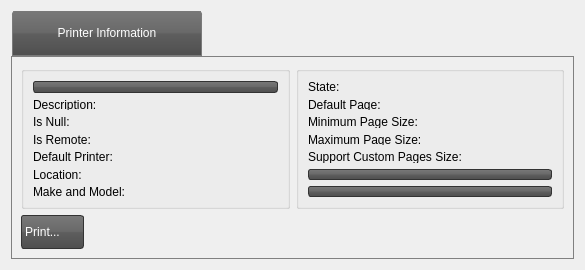
<?xml version="1.0" encoding="UTF-8"?>
<ui version="4.0">
 <author>Ederson Moura &lt;ederson.moura@resource.com.br&gt;</author>
 <class>PrinterFit</class>
 <widget class="QWidget" name="PrinterFit">
  <property name="geometry">
   <rect>
    <x>0</x>
    <y>0</y>
    <width>585</width>
    <height>270</height>
   </rect>
  </property>
  <property name="windowTitle">
   <string>Printer</string>
  </property>
  <property name="windowIcon">
   <iconset resource="../images.qrc">
    <normaloff>:/res/images/app-icon.png</normaloff>:/res/images/app-icon.png</iconset>
  </property>
  <property name="styleSheet">
   <string notr="true">QLineEdit {
    border: 2px solid #333333;
    border-radius: 3px;
    padding: 1px 23px 1px 3px;
}

QPushButton:hover, QToolButton:hover {
    background: qlineargradient(x1 : 0, y1 : 0, x2 : 0, y2 :   1, stop :   0.0 #ffd9aa, stop : 0.5 #ffbb6e, stop : 0.55 #feae42, stop : 1.0 #fedb74);
}

QPushButton {
    border: 1px solid #333333;
    border-radius: 3px;
    padding: 1px 23px 1px 3px;
	background: qlineargradient(x1:0, y1:0, x2:0, y2:1, stop:0 #797979, stop:0.48 #696969, stop:0.52 #5e5e5e, stop:1 #4f4f4f);
    color: white;
    font: bold large &quot;Arial&quot;;
    height: 30px;
}

QPushButton:pressed {
    background: qlineargradient(x1 : 0, y1 : 0, x2 : 0, y2 :   1, stop :   0.0 #c0dbff, stop : 0.5 #cfd26f, stop : 0.55 #c7df6f, stop : 1.0 #f5f9ff);
    padding-top: 2px;
    padding-left: 3px;
}

QPushButton:on {
    background: qlineargradient(x1 : 0, y1 : 0, x2 : 0, y2 :   1, stop :   0.0 #5AA72D, stop : 0.5 #B3E296, stop : 0.55 #B3E296, stop : 1.0 #f5f9ff);
    padding-top: 2px;
    padding-left: 3px;
}

QPushButton:disabled {
    background: transparent #aeaeae;
    padding-top: 2px;        
    padding-left: 3px;
    color: black;
}

QToolButton {
    border: 1px solid #333333;
    border-radius: 3px;
	background: qlineargradient(x1:0, y1:0, x2:0, y2:1, stop:0 #797979, stop:0.48 #696969, stop:0.52 #5e5e5e, stop:1 #4f4f4f);
}

QProgressBar {
    border: 1px solid black;
    text-align: center;
    padding: 1px;
    border-bottom-right-radius: 7px;
    border-bottom-left-radius: 7px;
    background: QLinearGradient( x1: 0, y1: 0, x2: 1, y2: 0, stop: 0 #fff, stop: 0.4999 #eee, stop: 0.5 #ddd, stop: 1 #eee );
    width: 15px;
}

QProgressBar::chunk {
    background: QLinearGradient( x1: 0, y1: 0, x2: 1, y2: 0,stop: 0 #78d,stop: 0.4999 #46a,stop: 0.5 #45a,stop: 1 #238 );
    border-bottom-right-radius: 7px;
    border-bottom-left-radius: 7px;
    border: 1px solid black;
}

QLCDNumber {
    background-color:black;
    color:green;
    font: bold large &quot;Arial&quot;;
    height: 30px;
}

QTabWidget, QStackedWidget {
    background: none;
    color: white;
    font: bold large &quot;Arial&quot;;
    height: 30px;
}

QTabWidget::pane {
    border: 0px;
    top: 0.1em;
    border-width: 1px;
    border-style: solid;
    border-color: grey;
}

QTabBar::tab {
    width: 150px;
    margin-left: 0.5;
    margin-right: 0.5;
    border: 1px solid #7a7a7a;
    border-top-left-radius: 4px;
    border-top-right-radius: 4px;
    padding: 15px 19px 15px 19px;
}

QTabBar::tab:!selected {
   margin-top: 2px;
}

QTabBar::tab:selected {
    margin-top: -1px;
   background: qlineargradient(x1:0, y1:0, x2:0, y2:1, stop:0 #797979, stop:0.48 #696969, stop:0.52 #5e5e5e, stop:1 #4f4f4f);
    color: white;
}

QTabBar::tab:hover {
    text-decoration: underline;
    background: qlineargradient(x1 : 0, y1 : 0, x2 : 0, y2 :   1, stop :   0.0 #ffd9aa, stop : 0.5 #ffbb6e, stop : 0.55 #feae42, stop :   1.0 #fedb74);
}

QTabBar::tab::bottom {
    border-bottom-left-radius: 4px;
    border-bottom-right-radius: 4px;
    border-top-left-radius: 0px;
    border-top-right-radius: 0px;
    padding: 15px 19px 15px 19px;
}

QComboBox {
	border: 1px solid #333333;
	border-radius: 3px;
	background: qlineargradient(x1:0, y1:0, x2:0, y2:1, stop:0 #797979, stop:0.48 #696969, stop:0.52 #5e5e5e, stop:1 #4f4f4f);
	padding: 1px 23px 1px 3px;
	min-width: 6em;
    color: white;
    font: bold large &quot;Arial&quot;;
    height: 30px;
}

QComboBox:hover {
    text-decoration: underline;
     background: qlineargradient(x1 : 0, y1 : 0, x2 : 0, y2 :   1, stop :   0.0 #ffd9aa, stop : 0.5 #ffbb6e, stop : 0.55 #feae42, stop :   1.0 #fedb74);
}

QComboBox::drop-down {
	subcontrol-origin: padding;
	subcontrol-position: top right;
	width: 20px;
	border-top-right-radius: 3px;
	border-bottom-right-radius: 3px;
}

QComboBox::down-arrow {
     image: url(:res/images/combo-arrow-down.png);
}
 
QComboBox QAbstractView{
	background-color: #4f4f4f;
	color: #999999;
	selection-background-color: #999999;
	selection-color: #4f4f4f;
}

QComboBox QAbstractItemView {
    background-color: #4f4f4f;
    color: white;
   selection-background-color: qlineargradient(x1 : 0, y1 : 0, x2 : 0, y2 :   1, stop :   0.0 #ffd9aa, stop : 0.5 #ffbb6e, stop : 0.55 #feae42, stop : 1.0 #fedb74);
}
</string>
  </property>
  <layout class="QGridLayout" name="gridLayout_4">
   <item row="0" column="0">
    <widget class="QTabWidget" name="tabWidget">
     <property name="sizePolicy">
      <sizepolicy hsizetype="Expanding" vsizetype="Expanding">
       <horstretch>0</horstretch>
       <verstretch>0</verstretch>
      </sizepolicy>
     </property>
     <property name="currentIndex">
      <number>0</number>
     </property>
     <widget class="QWidget" name="tab">
      <attribute name="title">
       <string>Printer Information</string>
      </attribute>
      <layout class="QGridLayout" name="gridLayout_3">
       <item row="0" column="0">
        <widget class="QGroupBox" name="selectBox">
         <property name="sizePolicy">
          <sizepolicy hsizetype="Preferred" vsizetype="Preferred">
           <horstretch>0</horstretch>
           <verstretch>0</verstretch>
          </sizepolicy>
         </property>
         <property name="title">
          <string/>
         </property>
         <property name="flat">
          <bool>true</bool>
         </property>
         <property name="checkable">
          <bool>false</bool>
         </property>
         <layout class="QGridLayout" name="gridLayout">
          <item row="0" column="0">
           <widget class="QComboBox" name="comboBoxPrinters">
            <property name="sizePolicy">
             <sizepolicy hsizetype="Preferred" vsizetype="Fixed">
              <horstretch>0</horstretch>
              <verstretch>0</verstretch>
             </sizepolicy>
            </property>
           </widget>
          </item>
          <item row="1" column="0">
           <widget class="QLabel" name="labelDescription">
            <property name="text">
             <string>Description:</string>
            </property>
           </widget>
          </item>
          <item row="2" column="0">
           <widget class="QLabel" name="labelIsNull">
            <property name="text">
             <string>Is Null:</string>
            </property>
           </widget>
          </item>
          <item row="3" column="0">
           <widget class="QLabel" name="labelIsRemote">
            <property name="text">
             <string>Is Remote:</string>
            </property>
           </widget>
          </item>
          <item row="4" column="0">
           <widget class="QLabel" name="labelDefaultPrinter">
            <property name="text">
             <string>Default Printer:</string>
            </property>
           </widget>
          </item>
          <item row="5" column="0">
           <widget class="QLabel" name="labelLocation">
            <property name="text">
             <string>Location:</string>
            </property>
           </widget>
          </item>
          <item row="6" column="0">
           <widget class="QLabel" name="labelMakeAndModel">
            <property name="text">
             <string>Make and Model:</string>
            </property>
           </widget>
          </item>
         </layout>
        </widget>
       </item>
       <item row="0" column="1">
        <widget class="QGroupBox" name="selectBox_3">
         <property name="title">
          <string/>
         </property>
         <property name="flat">
          <bool>true</bool>
         </property>
         <layout class="QGridLayout" name="gridLayout_2">
          <item row="0" column="0">
           <widget class="QLabel" name="labelState">
            <property name="text">
             <string>State:</string>
            </property>
           </widget>
          </item>
          <item row="1" column="0">
           <widget class="QLabel" name="labelDefaultPageSize">
            <property name="text">
             <string>Default Page:</string>
            </property>
           </widget>
          </item>
          <item row="2" column="0">
           <widget class="QLabel" name="labelMinimumPageSize">
            <property name="text">
             <string>Minimum Page Size:</string>
            </property>
           </widget>
          </item>
          <item row="3" column="0">
           <widget class="QLabel" name="labelMaximumPageSize">
            <property name="text">
             <string>Maximum Page Size:</string>
            </property>
           </widget>
          </item>
          <item row="4" column="0">
           <widget class="QLabel" name="labelCustomPageSizes">
            <property name="text">
             <string>Support Custom Pages Size:</string>
            </property>
           </widget>
          </item>
          <item row="5" column="0">
           <widget class="QComboBox" name="comboBoxResolutions"/>
          </item>
          <item row="6" column="0">
           <widget class="QComboBox" name="comboBoxPageSizes"/>
          </item>
         </layout>
        </widget>
       </item>
       <item row="1" column="0" colspan="2">
        <layout class="QFormLayout" name="formLayout">
         <item row="0" column="0">
          <widget class="QPushButton" name="pushButtonPrintSetup">
           <property name="text">
            <string>Print...</string>
           </property>
           <property name="icon">
            <iconset resource="../images.qrc">
             <normaloff>:/res/images/process-start-128x128.png</normaloff>:/res/images/process-start-128x128.png</iconset>
           </property>
           <property name="iconSize">
            <size>
             <width>32</width>
             <height>32</height>
            </size>
           </property>
          </widget>
         </item>
         <item row="0" column="1">
          <spacer name="horizontalSpacer">
           <property name="orientation">
            <enum>Qt::Horizontal</enum>
           </property>
           <property name="sizeHint" stdset="0">
            <size>
             <width>444</width>
             <height>20</height>
            </size>
           </property>
          </spacer>
         </item>
        </layout>
       </item>
      </layout>
     </widget>
    </widget>
   </item>
  </layout>
 </widget>
 <resources>
  <include location="../images.qrc"/>
 </resources>
 <connections/>
</ui>
